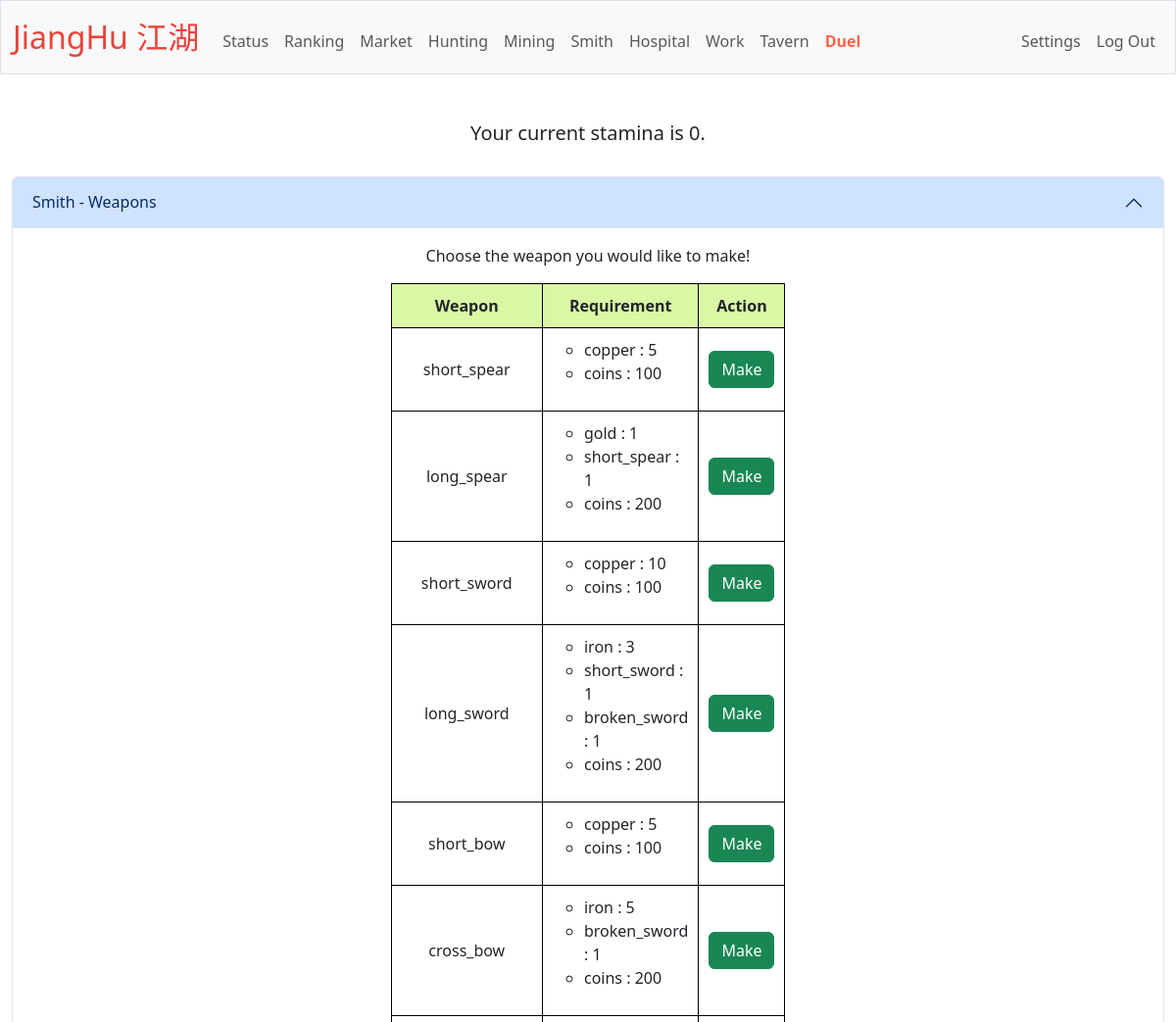
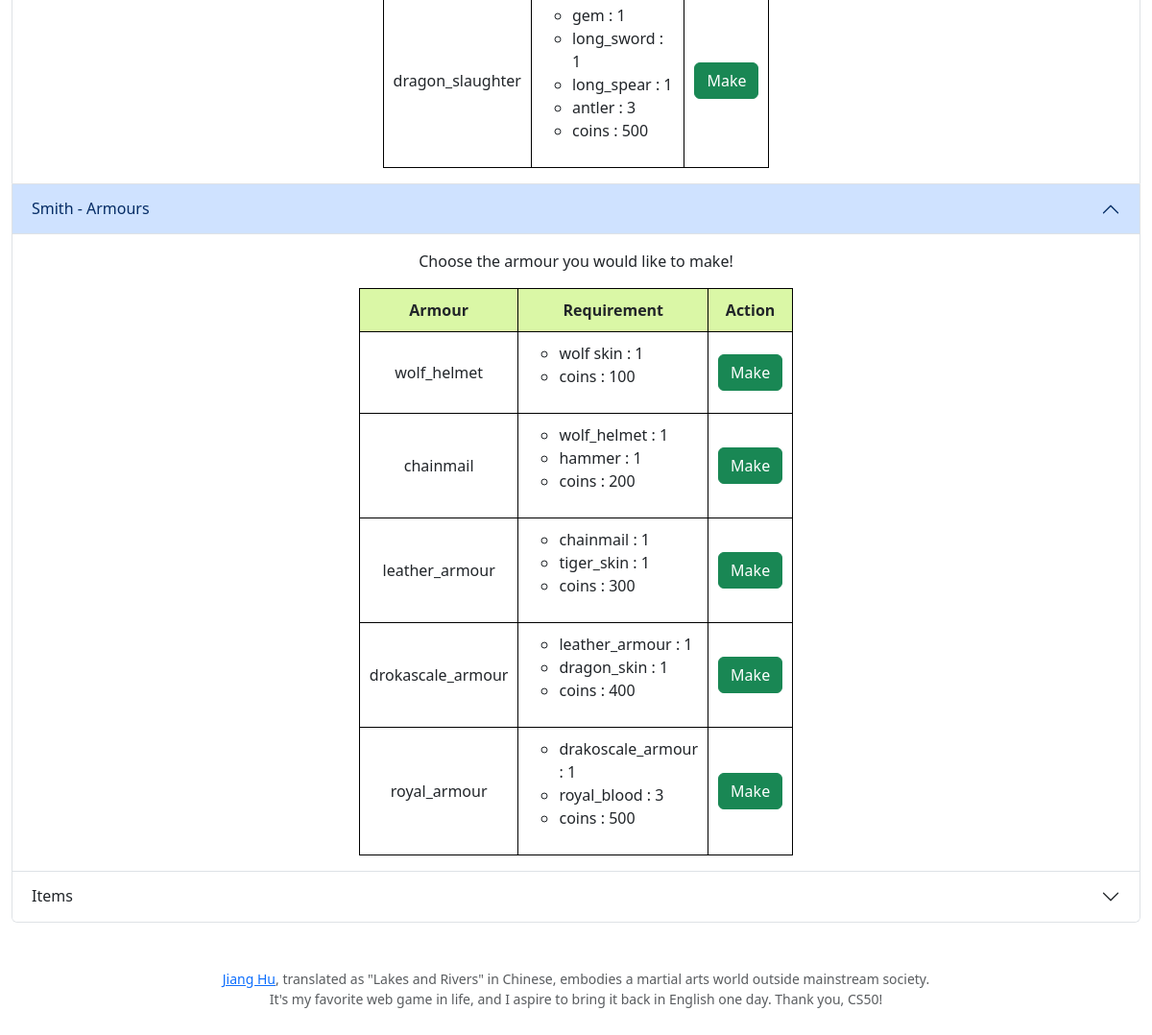
Page /smith (signed in) on the committed database (2 pictures, top to bottom).
### tables this page shows
CREATE TABLE 'user_status' (
userid INTEGER NOT NULL, 
stamina INTEGER NOT NULL DEFAULT 100,
coins INTEGER NOT NULL DEFAULT 100,
hp INTEGER NOT NULL DEFAULT 100,'attk' INTEGER NOT NULL DEFAULT 1,'def' INTEGER NOT NULL DEFAULT 1,
weapon TEXT,'armour' TEXT, 'exp' INTEGER NOT NULL DEFAULT 0, 'time_in' DATETIME,
FOREIGN KEY (userid) REFERENCES users(id)
);

CREATE TABLE items (
userid INTEGER NOT NULL, 
name TEXT NOT NULL,
category TEXT NOT NULL DEFAULT normal,
quantity INTEGER NOT NULL CHECK (quantity >=0),
FOREIGN KEY (userid) REFERENCES users(id)
);

### app.py (the view)
@app.route("/smith", methods=["GET", "POST"])
@login_required
def smith():
    user_items = db.execute("SELECT name, quantity, category FROM items WHERE userid = ?", session["user_id"])
    profile = db.execute("SELECT stamina, coins FROM user_status WHERE userid = ?", session["user_id"])
    profile = profile[0]
    player_inventory = {}
    for item in user_items:
        player_inventory[item['name']] = item['quantity']
    weapons_file_path = os.path.join(os.getcwd(), "static", "weapons.json")
    armours_file_path = os.path.join(os.getcwd(), "static", "armours.json")
    with open(weapons_file_path, "r") as f:
        smith_weapons = json.load(f)
    with open(armours_file_path, "r") as g:
        smith_armours = json.load(g)
    if request.method == "POST":
        if request.form.get("weapon"):
            weapon_request = request.form.get("weapon")
            weapon_requirements = get_weapon_requirements(weapon_request)
            requirements = separate_coin_requirements(weapon_requirements)
            coins = requirements[1]
            weapon_requirements = requirements[0]
            user_coins = db.execute("SELECT coins FROM user_status WHERE userid = ?", session['user_id'])
            user_coins = user_coins[0]['coins']
            if user_coins < coins:
                return apology("You have not enough coins", 400)
            result = has_sufficient_materials(player_inventory, weapon_requirements)
            if result == False:
                return apology("You have not enough materials to make the weapon!", 400)
            else:
                flash("You just made a weapon!")
                new_coins = db.execute("UPDATE user_status SET coins = coins - ? WHERE userid = ?", coins, session['user_id'])
                for material, quantity in weapon_requirements.items():
                    db.execute("UPDATE items SET quantity = quantity - ? WHERE userid = ? AND name = ?",
                            quantity, session['user_id'], material)
                for item in user_items:
                    if item['name'] == weapon_request:
                        db.execute("UPDATE items SET quantity = quantity + 1 WHERE userid = ? AND name = ?",
                                session['user_id'], weapon_request)
                        return redirect("/")
                db.execute("INSERT INTO items (userid, name, category, quantity) VALUES (?, ?, 'weapon', 1)",
                            session['user_id'], weapon_request)
                return redirect("/")
        elif request.form.get("armour"):
            armour_request = request.form.get("armour")
            armour_requirements = get_armour_requirements(armour_request)
            requirements = separate_coin_requirements(armour_requirements)
            coins = requirements[1]
            armour_requirements = requirements[0]
            user_coins = db.execute("SELECT coins FROM user_status WHERE userid = ?", session['user_id'])
            user_coins = user_coins[0]['coins']
            if user_coins < coins:
                return apology("You have not enough coins", 400)
            result = has_sufficient_materials(player_inventory, armour_requirements)
            if result == False:
                return apology("You have not enough materials to make the weapon!", 400)
            else:
                flash("You just made an armour!")
                new_coins = db.execute("UPDATE user_status SET coins = coins - ? WHERE userid = ?", coins, session['user_id'])
                for material, quantity in armour_requirements.items():
                    db.execute("UPDATE items SET quantity = quantity - ? WHERE userid = ? AND name = ?",
                            quantity, session['user_id'], material)
                for item in user_items:
                    if item['name'] == armour_request:
                        db.execute("UPDATE items SET quantity = quantity + 1 WHERE userid = ? AND name = ?",
                                session['user_id'], weapon_request)
                        return redirect("/")
                db.execute("INSERT INTO items (userid, name, category, quantity) VALUES (?, ?, 'weapon', 1)",
                            session['user_id'], weapon_request)
                return redirect("/")
    else:
        return render_template("smith.html", profile=profile, user_items=user_items, weapons=smith_weapons, armours =smith_armours)

### app.py (called while the page is built)
@app.after_request
def after_request(response):
    response.headers["Cache-Control"] = "no-cache, no-store, must-revalidate"
    response.headers["Expires"] = 0
    response.headers["Pragma"] = "no-cache"
    return response

### helpers.py (called while the page is built)
def login_required(f):
    @wraps(f)
    def decorated_function(*args, **kwargs):
        if session.get("user_id") is None:
            return redirect("/login")
        return f(*args, **kwargs)
    return decorated_function

### templates/smith.html (shortened to what this page needs)
{% extends "layout.html" %}
{% block main %}
    <h5>Your current stamina is {{ profile['stamina'] }}.</h5><br>
        <div class="accordion" id="accordionExample">
            <div class="accordion-item">
              <h2 class="accordion-header">
                <button class="accordion-button" type="button" data-bs-toggle="collapse" data-bs-target="#collapseOne" aria-expanded="true" aria-controls="collapseOne">
                    Smith - Weapons
                </button>
              </h2>
              <div id="collapseOne" class="accordion-collapse collapse show">
                <div class="accordion-body">
                    <p>Choose the weapon you would like to make!</p>
                    <form action="/smith" method="post">
                      <table width="50%">
                        <th>Weapon</th>
                        <th>Requirement</th>
                        <th>Action</th>
                        {% for weapon in weapons %}
                            <tr>
                                <td>{{ weapon['name'] }}</td>
                                <td>
                                  <ul>
                                    {% for material, quantity in weapon['materials'].items() %}
                                        <li> {{ material }} : {{ quantity }}</li>
                                    {% endfor %}
                                  </ul>
                                </td>
                                <td>
                                  <button type="submit" class="btn btn-success" name="weapon" value="{{ weapon['name']}}" onsubmit="return confirmSubmission()">Make</button>
                                </td>
                            </tr>
                        {% endfor %}
                      </table>
                    </form>
                </div>
              </div>
            </div>
            <div class="accordion-item">
                <h2 class="accordion-header">
                  <button class="accordion-button" type="button" data-bs-toggle="collapse" data-bs-target="#collapseTwo" aria-expanded="false" aria-controls="collapseTwo">
                      Smith - Armours
                  </button>
                </h2>
                <div id="collapseTwo" class="accordion-collapse collapse show">
                  <div class="accordion-body">
                    <p>Choose the armour you would like to make!</p>
                      <form action="/smith" method="post">
                        <table width="50%">
                          <th>Armour</th>
                          <th>Requirement</th>
                          <th>Action</th>
                          {% for armour in armours %}
                              <tr>
                                  <td>{{ armour['name'] }}</td>
                                    <td>
                                      <ul>
                                        {% for material, quantity in armour['materials'].items() %}
                                          <li>{{ material }} : {{ quantity }} </li>
                                        {% endfor %}
                                      </ul>
                                    </td>
                                  <td>
                                    <button type="submit" class="btn btn-success" name="armour" value="{{ armour['name']}}" >Make</button>
                                  </td>
                              </tr>
                          {% endfor %}
                        </table>
                      </form>
                  </div>
                </div>
              </div>
            <div class="accordion-item">
              <h2 class="accordion-header">
                <button class="accordion-button collapsed" type="button" data-bs-target="#collapseThree" data-bs-toggle="collapse"  aria-expanded="false" aria-controls="collapseThree">
                  Items
                </button>
              </h2>
            </div>
        </div>
{% endblock %}

### static/styles.css (style rules this page uses)
table { border: 1px solid black; width: 30%; margin: 0 auto; }
th, td { border: 1px solid black; padding: 10px; text-align: center; }
th { background-color: #DAF7A6; }
ul { list-style-type: circle; text-align: left; }

### rows in the picture
user_status: stamina "0"
items: name "iron", userid "3"

### other values in the picture
{{ weapon['name'] }} "short_spear" "long_spear" "short_sword" "long_sword" "short_bow" "cross_bow" "dragon_slaughter"
{{ material }} "copper" "coins" "gold" "short_spear" "coins" "copper" "coins" "short_sword" "broken_sword" "coins" "copper" "coins" "iron" "broken_sword" "coins" "gem" "long_sword" "long_spear" "antler" "coins"
{{ quantity }} "5" "100" "1" "1" "200" "10" "100" "1" "1" "200" "5" "100" "5" "1" "200" "1" "1" "1" "3" "500"
{{ armour['name'] }} "wolf_helmet" "chainmail" "leather_armour" "drokascale_armour" "royal_armour"
{{ material }} "wolf skin" "coins" "wolf_helmet" "hammer" "coins" "chainmail" "tiger_skin" "coins" "leather_armour" "dragon_skin" "coins" "drakoscale_armour" "royal_blood" "coins"
{{ quantity }} "1" "100" "1" "1" "200" "1" "1" "300" "1" "1" "400" "1" "3" "500"
